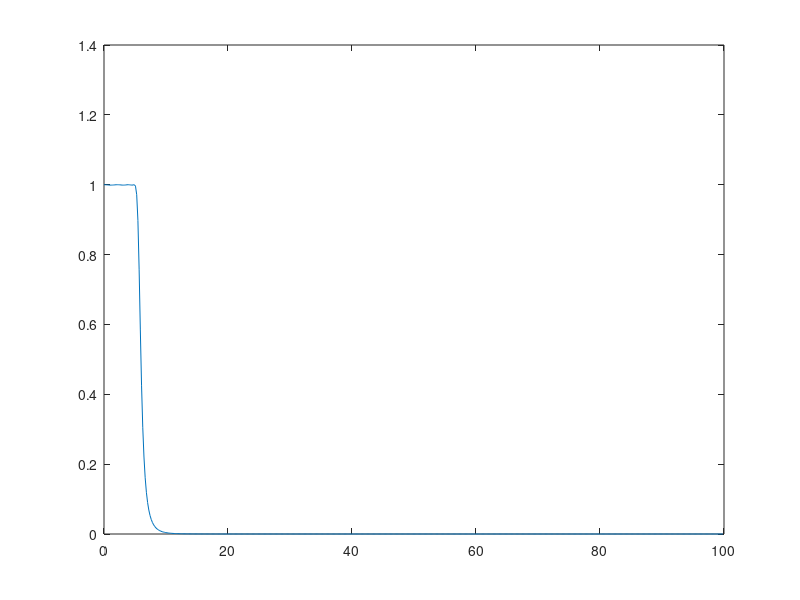

The MATLAB script that drew this image:
clear all;

% load('good')
% load('after_butt')
% 
% s=p;
% t=good(:,1);

fs=200;
wp1=5/(fs/2);
ws1=10/(fs/2);
rp1=0.01;
rs1=40;
[N1,wc1]=cheb1ord(wp1,ws1,rp1,rs1);
[num1,den1]=cheby1(N1,rp1,wc1,'low');
[H1,W1]=freqz(num1,den1);
plot(fs*W1/(2*pi),abs(H1));

% p=filtfilt(num1,den1,s);
% plot(t,p);
% hold on;
% plot(t,s,'r');
% figure;
% p=filtfilt(num1,den1,p);
% plot(t,p);